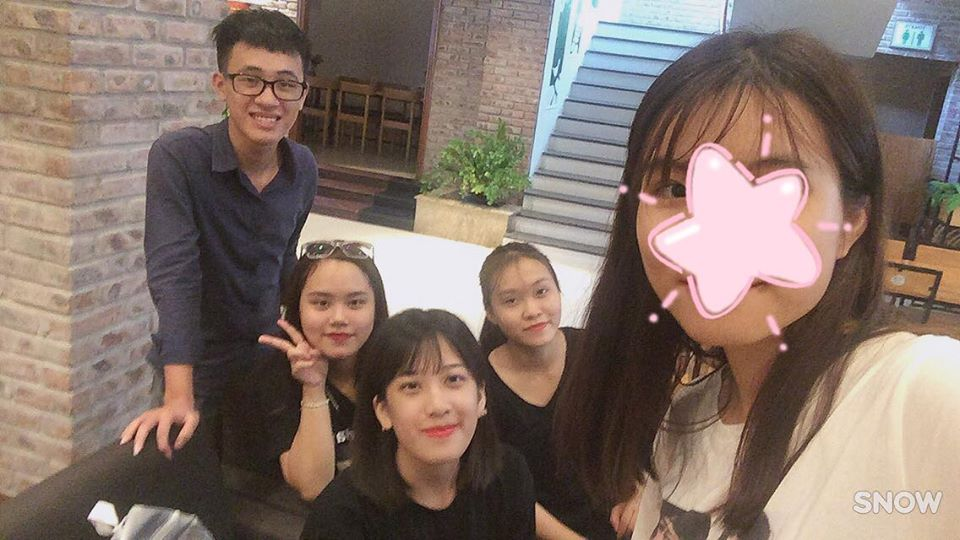
#> input picture face_detection/5.jpg, 960 x 540 px
$ python test.py
#> lines starting #> are read from the running program, lines starting #| are printed output that depends on the picture; after the words box and inside, x2 and y2 are one past the last pixel; in counts of white or black regions, pixels touching at a corner belong together
import numpy as np
import cv2
face_cascade = cv2.CascadeClassifier('haarcascade_frontalface_default.xml')
eye_cascade = cv2.CascadeClassifier('haarcascade_eye.xml')
img = cv2.imread('5.jpg')
#> img is the input picture: shape (540, 960, 3); mean B, G, R 105.3, 114.7, 132.5
gray = cv2.cvtColor(img, cv2.COLOR_BGR2GRAY)
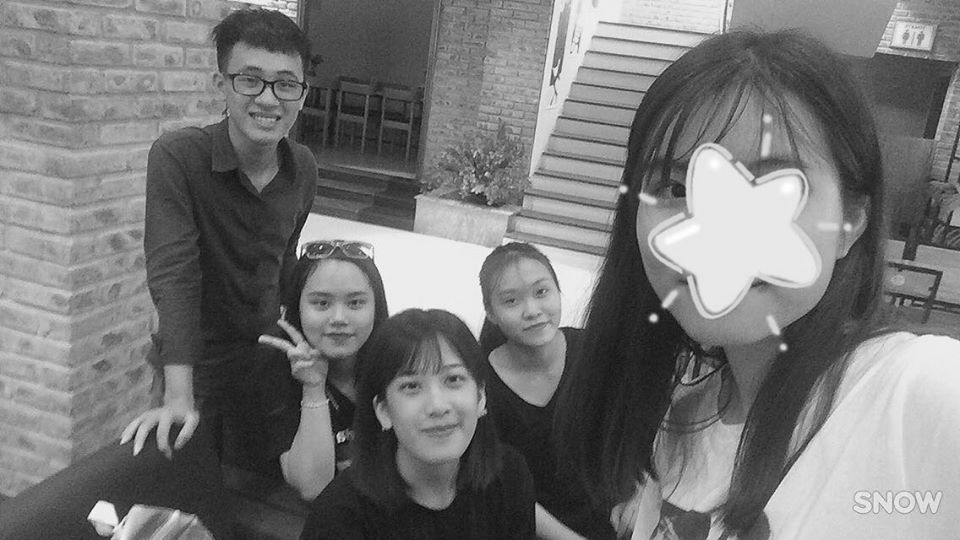
#> gray: shape (540, 960); min 4, max 254, mean 119
faces = face_cascade.detectMultiScale(gray, 1.3, 5)
#> faces = [[489, 263, 82, 82], [214, 39, 106, 106], [290, 262, 98, 98], [374, 337, 125, 125]]
for (x,y,w,h) in faces:
    cv2.rectangle(img,(x,y),(x+w,y+h),(255,0,0),2)
    roi_gray = gray[y:y+h, x:x+w]
    roi_color = img[y:y+h, x:x+w]
#> this loop made 4 passes
#> pass 1, `roi_gray = gray[y:y+h, x:x+w]`:
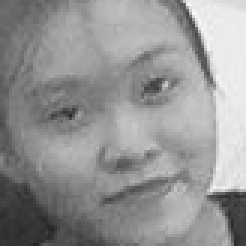
#> roi_gray: shape (82, 82) (shown 3 times larger); min 35, max 247, mean 148.1
#> pass 1, `roi_color = img[y:y+h, x:x+w]`:
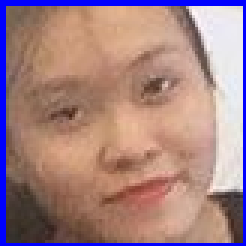
#> roi_color: shape (82, 82, 3) (shown 3 times larger); mean B, G, R 131.3, 130.3, 164.5
#> pass 2, `roi_gray = gray[y:y+h, x:x+w]`:
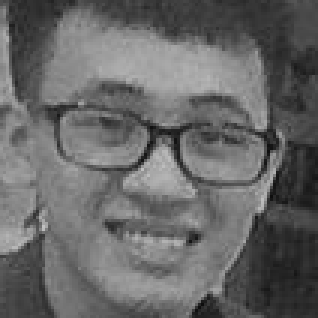
#> roi_gray: shape (106, 106) (shown 3 times larger); min 13, max 193, mean 102.9
#> pass 2, `roi_color = img[y:y+h, x:x+w]`:
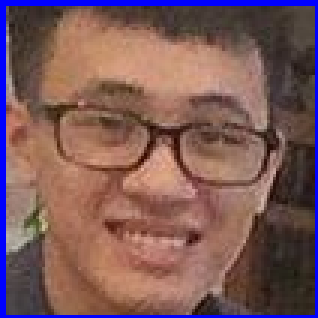
#> roi_color: shape (106, 106, 3) (shown 3 times larger); mean B, G, R 89.8, 89.7, 123.6
#> after the loop:
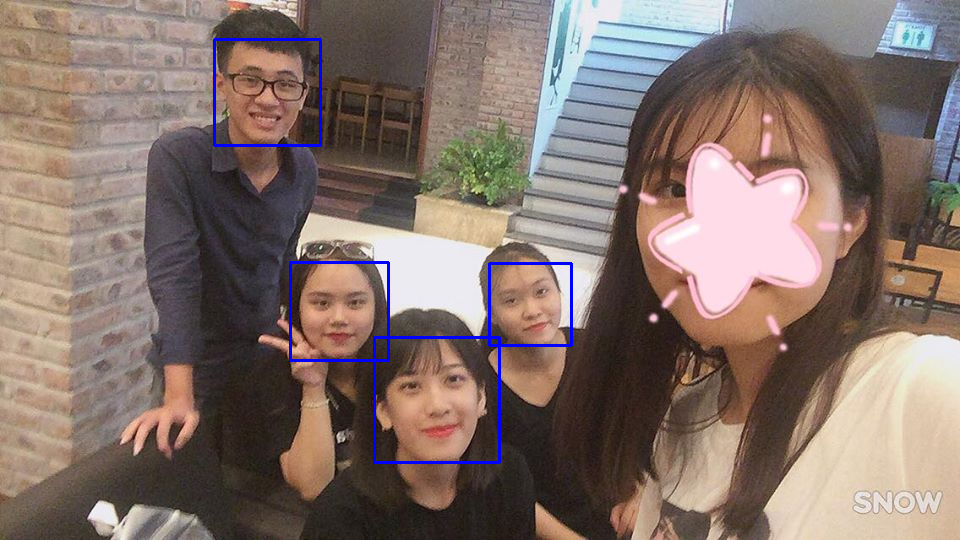
#> img: shape (540, 960, 3); 0.94% of pixels changed, all inside (x1, y1, x2, y2) = (213, 38, 573, 464)
cv2.imshow('img',img)
cv2.waitKey(0)
cv2.destroyAllWindows()
